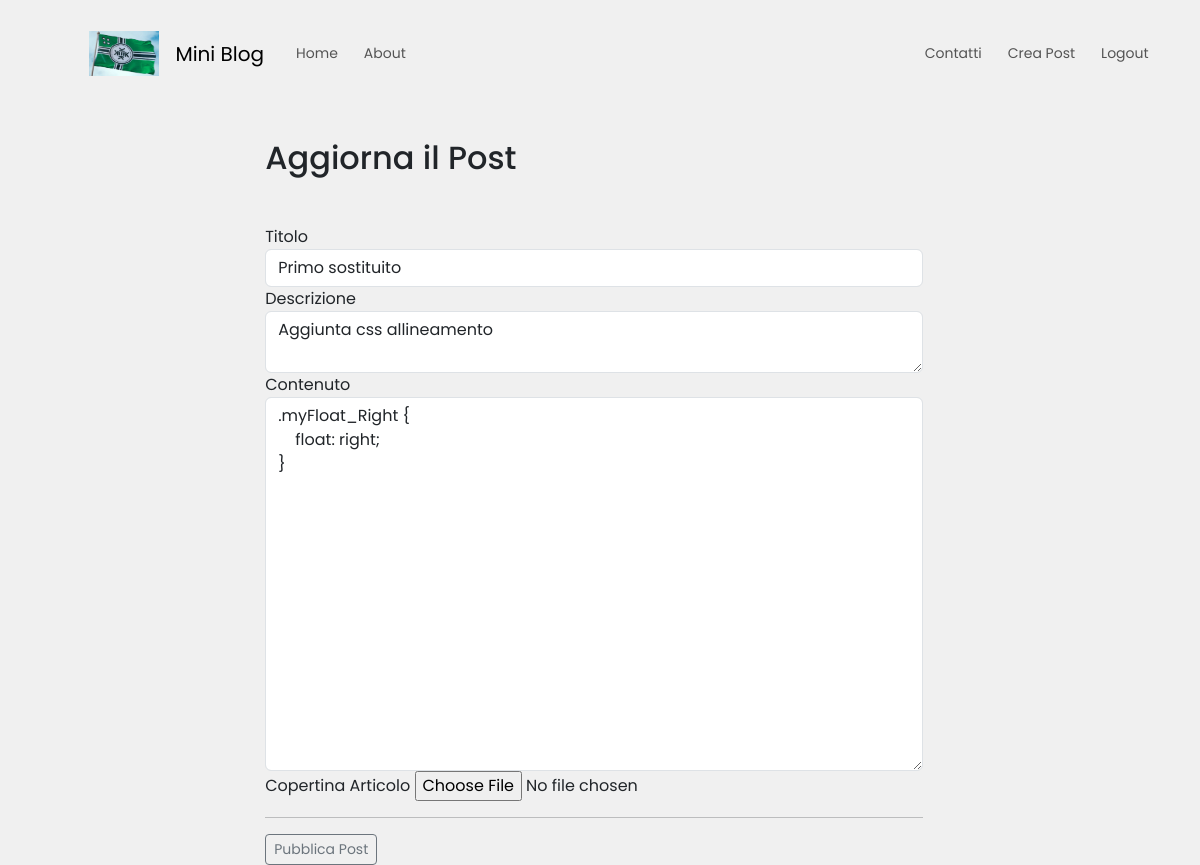
The app's page /posts/7/update (signed in) with its own data.
### blog/models.py (models this page shows, shortened)
class Post(db.Model):
    id = db.Column(db.Integer, primary_key=True)
    user_id = db.Column(db.Integer, db.ForeignKey('user.id'), nullable=False)
    created_at = db.Column(db.DateTime, default=datetime.now)
    title = db.Column(db.String(120), nullable=False)
    slug = db.Column(db.String(250))
    description = db.Column(db.String(240))
    body = db.Column(db.Text(), nullable=False)
    image = db.Column(db.String(120))

### blog/routes.py (the view)
@app.route("/posts/<int:post_id>/update", methods=["GET", "POST"])
@login_required
def post_update(post_id):
    post_instance = Post.query.get_or_404(post_id)
    if post_instance.author != current_user:
        abort(403)
    form = PostForm()
    if form.validate_on_submit():
        post_instance.title = form.title.data
        post_instance.description = form.description.data
        post_instance.body = form.body.data
        if form.image.data:
            try:
                image = save_picture(form.image.data)
                post_instance.image = image
            except Exception:
                db.session.commit()
                flash(
                    "C'è stato un problema con l'upload dell'immagine. Cambia immagine e riprova."
                )
                return redirect(url_for("post_update", post_id=post_instance.id))
        db.session.commit()
        return redirect(url_for("post_detail", post_slug=post_instance.slug))
    elif request.method == "GET":
        form.title.data = post_instance.title
        form.description.data = post_instance.description
        form.body.data = post_instance.body
    post_image = post_instance.image or None
    return render_template("post_editor.html", form=form, post_image=post_image)

### blog/forms.py
class PostForm(FlaskForm):
    title = StringField('Titolo',
                        validators=[DataRequired("Campo Obbligatorio!"), Length(min=3, max=120, message="Assicurati che il titolo abbia tra i 3 e i 120 caratteri.")])
    description = TextAreaField('Descrizione',
                        validators=[Length(max=240, message="Assicurati che il campo descrizione non superi i 240 caratteri.")])
    body = TextAreaField('Contenuto',
                        validators=[DataRequired("Campo Obbligatorio!")])
    image = FileField('Copertina Articolo',
                        validators=[FileAllowed(['jpg', 'jpeg', 'png'])])
    submit = SubmitField('Pubblica Post')

### blog/models.py (called while the page is built)
@login_manager.user_loader
def load_user(id):
    return User.query.get(int(id))

### blog/templates/post_editor.html (shortened to what this page needs)
{% extends 'base.html' %}
{% block content %}
<div class="container content-container mt-3 px-3 px-lg-0">
    {% if request.path == "/create-post" %}
    <h2>Crea un nuovo Post</h2>
    {% else %}
    <h2>Aggiorna il Post</h2>
    {% endif %}
    <div class="row no-gutters">
        <div class="col">
            <form method="POST" enctype="multipart/form-data" novalidate>
                <div class="form-group">
                    {{ form.title.label }}
                    {{ form.title(class="form-control") }}
                </div>
                <div class="form-group">
                    {{ form.description.label }}
                    {{ form.description(class="form-control") }}
                </div>
                <div class="form-group">
                    {{ form.body.label }}
                    {{ form.body(class="form-control", rows=15) }}
                </div>
                <div class="form-group">
                    {{ form.image.label }}
                    {{ form.image(class="form-control-file") }}
                </div>
                <hr>
                {{ form.submit(class="btn btn-sm btn-outline-secondary") }}
            </form>
        </div>
    </div>
</div>
{% endblock %}

### blog/static/blog.css (style rules this page uses)
html, body { font-family: 'Poppins', sans-serif; background-color: #f0f0f0; }
.container { width: 95%; }
.content-container { max-width: 60%; }
.no-gutters { margin-right: 0; margin-left: 30; }

### records on screen
Post: title "Primo sostituito", description "Aggiunta css allineamento", body ".myFloat_Right { float: right; }"
